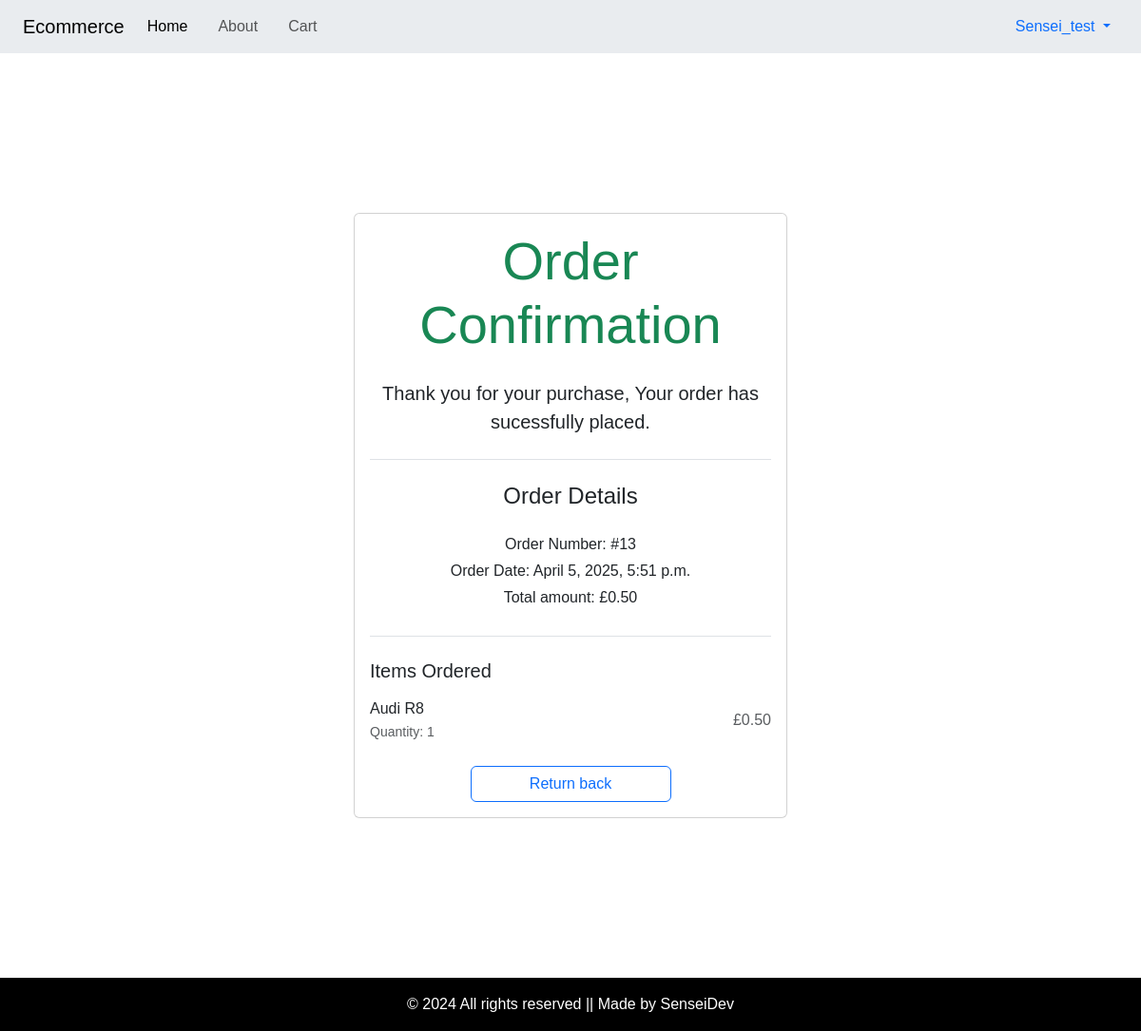
/order/confirmation/13/ (signed in), run on the app's committed database.
### main/models.py (models this page shows, shortened)
class Order(models.Model):
    user = models.ForeignKey(User, on_delete=models.CASCADE)
    products = models.ManyToManyField(Product, through='OrderItem')
    created_at = models.DateTimeField(auto_now_add=True)
    updated_at = models.DateTimeField(auto_now=True)
    total_price = models.DecimalField(max_digits=10, decimal_places=2)

class OrderItem(models.Model):
    order = models.ForeignKey(Order, on_delete=models.CASCADE, related_name='items')
    product = models.ForeignKey(Product, on_delete=models.CASCADE)
    quantity = models.PositiveIntegerField(default=1)

class Product(models.Model):
    name = models.CharField(max_length=250)
    category = models.ForeignKey(Category, related_name='products', on_delete=models.CASCADE)
    slug = models.SlugField(unique=True)
    image = models.ImageField(upload_to='products/')
    description = models.TextField()
    price = models.DecimalField(max_digits=9, decimal_places=2)
    available = models.BooleanField(default=True)
    stock = models.PositiveIntegerField()
    created_at = models.DateTimeField(auto_now_add=True)
    updated_at = models.DateTimeField(auto_now=True)

### main/views.py (the view)
# urls.py: path('order/confirmation/<int:order_id>/', order_confirmation, name='order_confirmation'),
@login_required
def order_confirmation(request, order_id):
    order = get_object_or_404(Order, id=order_id, user=request.user)
    return render(request, "order_confirmation.html", {"order": order})

### main/templates/order_confirmation.html
{% extends "main.html" %}
{% block content %}
<div class="container py-5">
    <div class="row justify-content-center">
        <div class="col-md-6">
            <div class="card">
                <div class="card-body text-center">
                    <h1 class="display-4 text-success mb-4"> Order Confirmation </h1>
                    <p class="lead"> Thank you for your purchase, Your order has sucessfully placed.</p>
                    <div class="border-top border-bottom py-4 my-4">
                        <h2 class="h4 mb-4"> Order Details </h2>
                        <p class="mb-1"> Order Number: #{{ order.id }}</p>
                        <p class="mb-1"> Order Date: {{ order.created_at }}</p>
                        <p class="mb-1"> Total amount: £{{ order.total_price }}</p>
                    </div>
                    <div class="text-start">
                        <h3 class="h5 mb-3"> Items Ordered </h3>
                        {% for item in order.items.all %}
                        <div class="d-flex justify-content-between align-items-center mb-2">
                            <div>
                                <p class="my-0">{{ item.product.name }}</p>
                                <small class="text-muted"> Quantity: {{ item.quantity }}</small>
                            </div>
                            <div class="text-muted"> £{{ item.product.price }}
                            </div>
                        </div>
                        {% endfor %}
                    </div>
                    <div class="mt-4">
                        <a href="{% url 'order_history' %}" class="btn btn-outline-primary w-50"> Return back </a>
                    </div>
                </div>
            </div>
        </div>
    </div>
</div>
{% endblock content %}

### main/templates/main.html (shortened to what this page needs)
{% load static %}
<!DOCTYPE html>
<html lang="en">
  <head>
    <link rel="stylesheet" href="{% static 'styles.css' %}">
    <link rel="stylesheet"
      href="https://cdn.jsdelivr.net/npm/bootstrap@5.3.3/dist/css/bootstrap.min.css">
  </head>
  <body>
    <nav class="navbar navbar-expand-lg ps-4 pe-4 bg-body-secondary">
      <a class="navbar-brand" href="{% url 'product_list' %}">Ecommerce</a>
      <ul class="navbar-nav d-flex align-items-center gap-3">
        <li class="nav-item">
          <a href="{% url 'product_list' %}" class="nav-link active">Home</a>
        </li>
        <li class="nav-item">
          <a href="#" class="nav-link">About</a>
        </li>
        <li class="nav-item">
          <a href="{% url 'cart_detail' %}" class="nav-link">Cart</a>
        </li>
      </ul>
       <ul class="navbar-nav ms-auto mb-2 mb-lg-0">
        {% if user.is_authenticated %}
        <li class="nav item-dropdown">
          <a href="#" class="nav-link dropdown-toggle" role="button" data-bs-toggle="dropdown" aria-expanded="false">
            {{ user.username }}
          </a>
        </li>
        {% endif %}
       </ul>
    </nav>
    <div class="main-style">
      {% block content %}
      {% endblock content %}
    </div>
    <div class=" mx-auto">
      <footer class="mt-10 py-3">
        &copy; 2024 All rights reserved || Made by SenseiDev
      </footer>
    </div>
  </body>
</html>

### main/static/styles.css (style rules this page uses)
* { box-sizing: border-box; font-family: sans-serif; }
body { background-color: #ffff; }
.main-style { margin: 10%; }
footer { text-align: center; padding: 16px; background-color: black; color: #ffff; }

### data on the page
Order: id "13", created_at "April 5, 2025, 5:51 p.m.", total_price "0.50"
OrderItem: product.name "Audi R8", quantity "1", product.price "0.50"

### other printed values
{{ user.username }} "Sensei_test"
